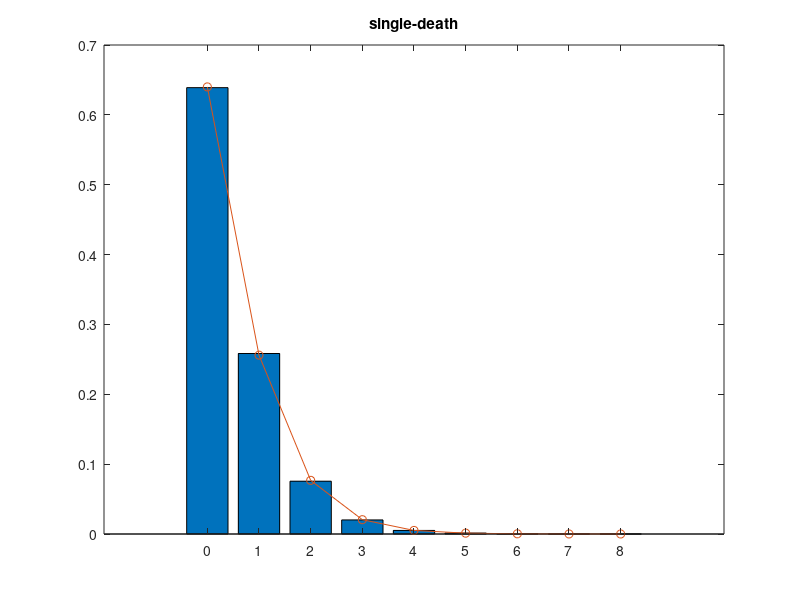

Here is the MATLAB script that generated this plot:
clear;
% simulation parameter
T = 3000;
traj = 80000;
state = zeros(1, traj);
next = state;

%% model parameter
rho = 4e-1;
d = 2e-1;
r = rho/d;
p = 0.8;
q = 1- p;

ptime = zeros(1,traj);
jt = 0;
while min(ptime) <T
    pjump = ptime <T;
    state(pjump) = next(pjump);
    lamda = 1./(rho*(1-p) + d*state(pjump));
    waitt = exprnd(lamda);
    ptime(pjump) = ptime(pjump) + waitt;
    
    dice = rand([1, traj]);
    pback = state .*d ./(rho*(1-p)+state*d);
    bjump = dice < pback;
    fjump = ~bjump;
    dice_ = (dice .*(state.*d + rho*(1-p))-state.*d)/rho + p;

    fstep = geoinv(dice_, p);
    fjump = fjump &pjump;
    bjump = bjump &pjump;
    next(fjump) = state(fjump) + fstep(fjump);
    next(bjump) = state(bjump) - 1;
    next(~pjump) = state(~pjump);
end
sta = tabulate(state);

% plot
close all
figure;
bar(sta(:, 1), sta(:, 3)/100);
hold on;
x = 0:max(state);
y = binopdf(x, x+r-1, 1-p)*p;
plot(x, y, '-o');
title('single-death');

